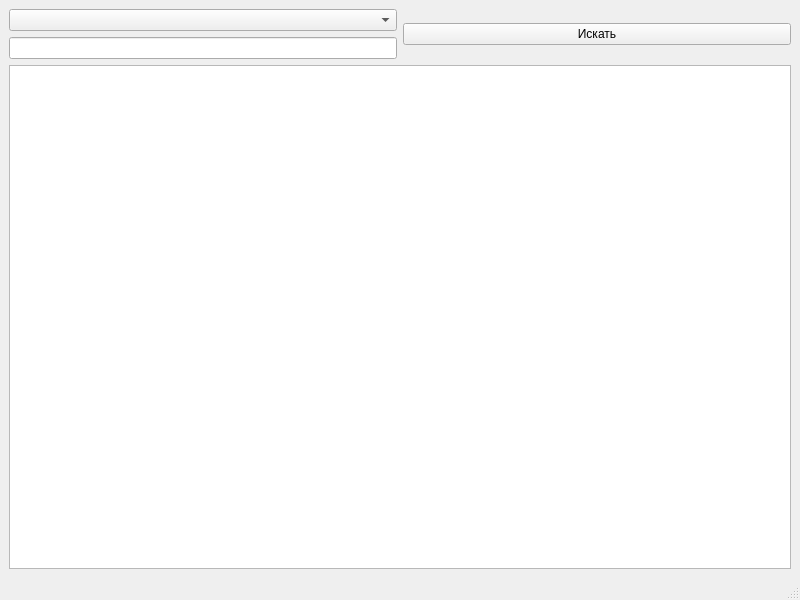
<?xml version="1.0" encoding="UTF-8"?>
<ui version="4.0">
 <class>MainWindow</class>
 <widget class="QMainWindow" name="MainWindow">
  <property name="geometry">
   <rect>
    <x>0</x>
    <y>0</y>
    <width>800</width>
    <height>600</height>
   </rect>
  </property>
  <property name="windowTitle">
   <string>Каталог библиотеки</string>
  </property>
  <widget class="QWidget" name="centralwidget">
   <layout class="QVBoxLayout" name="verticalLayout">
    <item>
     <layout class="QGridLayout" name="gridLayout">
      <item row="0" column="0">
       <widget class="QComboBox" name="comboBox">
        <property name="sizePolicy">
         <sizepolicy hsizetype="Minimum" vsizetype="Fixed">
          <horstretch>0</horstretch>
          <verstretch>0</verstretch>
         </sizepolicy>
        </property>
       </widget>
      </item>
      <item row="1" column="0">
       <widget class="QLineEdit" name="lineEdit"/>
      </item>
      <item row="0" column="1" rowspan="2">
       <widget class="QPushButton" name="pushButton">
        <property name="sizePolicy">
         <sizepolicy hsizetype="Expanding" vsizetype="Fixed">
          <horstretch>0</horstretch>
          <verstretch>0</verstretch>
         </sizepolicy>
        </property>
        <property name="text">
         <string>Искать</string>
        </property>
       </widget>
      </item>
     </layout>
    </item>
    <item>
     <widget class="QListWidget" name="listWidget"/>
    </item>
   </layout>
  </widget>
  <widget class="QMenuBar" name="menubar">
   <property name="geometry">
    <rect>
     <x>0</x>
     <y>0</y>
     <width>800</width>
     <height>21</height>
    </rect>
   </property>
  </widget>
  <widget class="QStatusBar" name="statusbar"/>
 </widget>
 <resources/>
 <connections/>
</ui>
